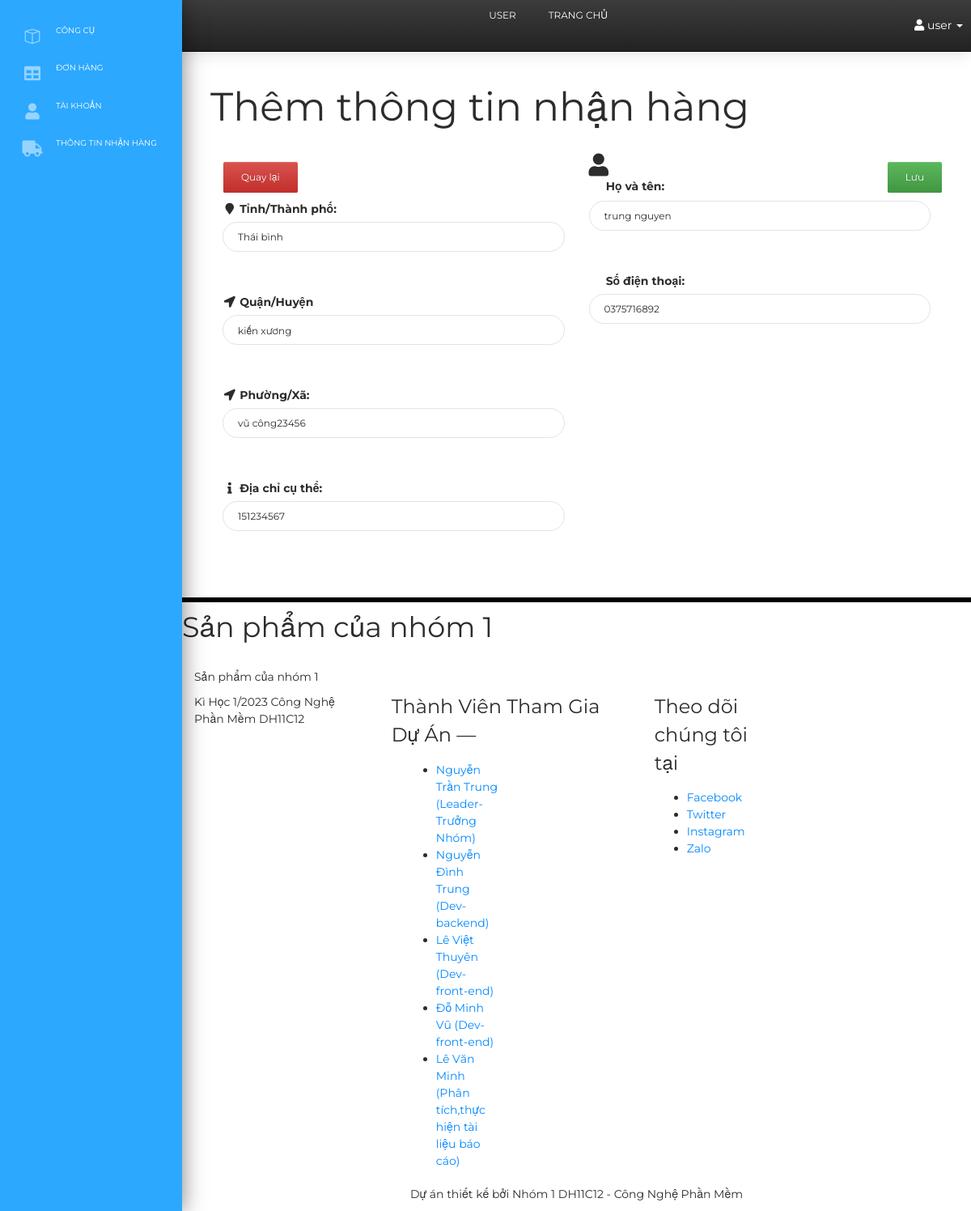
Page /public_user/user/index_user.php?edit_address&id=1 (signed in) on the committed database.
### tables this page shows
CREATE TABLE `address` (
  `id` int(11) NOT NULL,
  `username` varchar(255) NOT NULL,
  `fullname` varchar(50) NOT NULL,
  `phone` varchar(50) NOT NULL,
  `province` varchar(50) NOT NULL,
  `district` varchar(50) NOT NULL,
  `ward` varchar(50) NOT NULL,
  `address` varchar(170) NOT NULL
);

### kresources/functions.php (called while the page is built, shortened)
<?php require_once('config.php');
use PHPMailer\PHPMailer\Exception; ?>
<?php
function query($sql)
{
    global $connection;
    return mysqli_query($connection, $sql);
}
function escape_string($string)
{
    global $connection;
    return mysqli_real_escape_string($connection, $string);
}
function fetch_array($results)
{
    return mysqli_fetch_array($results);
}
?>

### kresources/ktemplates/backend_user/edit_address.php (the view, shortened to what this page needs)
<?php function extra_name()
{
    if (isset($_GET['id'])) {
        $query = query("SELECT * FROM address WHERE id = " . escape_string($_GET['id']) . "");
        while ($row = fetch_array($query)) {
            $fullname = escape_string($row['fullname']);
            return $fullname;
        }
    }
}
function extra_phone()
{
    if (isset($_GET['id'])) {
        $query = query("SELECT * FROM address WHERE id = " . escape_string($_GET['id']) . "");
        while ($row = fetch_array($query)) {
            $phone = escape_string($row['phone']);
            return $phone;
        }
    }
}
function extra_province()
{
    if (isset($_GET['id'])) {
        $query = query("SELECT * FROM address WHERE id = " . escape_string($_GET['id']) . "");
        while ($row = fetch_array($query)) {
            $province = escape_string($row['province']);
            return $province;
        }
    }
}
function extra_district()
{
    if (isset($_GET['id'])) {
        $query = query("SELECT * FROM address WHERE id = " . escape_string($_GET['id']) . "");
        while ($row = fetch_array($query)) {
            $district = escape_string($row['district']);
            return $district;
        }
    }
}
function extra_ward()
{
    if (isset($_GET['id'])) {
        $query = query("SELECT * FROM address WHERE id = " . escape_string($_GET['id']) . "");
        while ($row = fetch_array($query)) {
            $ward = escape_string($row['ward']);
            return $ward;
        }
    }
}
function extra_address()
{
    if (isset($_GET['id'])) {
        $query = query("SELECT * FROM address WHERE id = " . escape_string($_GET['id']) . "");
        while ($row = fetch_array($query)) {
            $address = escape_string($row['address']);
            return $address;
        }
    }
}
?>
<h1 class="">
    Thêm thông tin nhận hàng
</h1>
<form action="" method="post" enctype="multipart/form-data">
    <div class="col-md-6">
    <a id="user-id" class="btn btn-danger" href="index_user.php?address">Quay lại<br /></a>
        <div class="form-group">
            <label class="fa fa-fw fa-map-marker"></label>
            <label for="province">Tỉnh/Thành phố:</label><br />
            <input type="text" id="province" name="province" class="form-control"
                value="<?php echo extra_province(); ?>"><br><br>
        </div>
        <div class="form-group">
            <label class="fa fa-fw fa-location-arrow"></label>
            <label for="district">Quận/Huyện</label><br />
            <input type="text" id="district" name="district" class="form-control"
                value="<?php echo extra_district(); ?>"><br><br>
        </div>
        <div class="form-group">
            <label class="fa fa-fw fa-location-arrow"></label>
            <label for="ward">Phường/Xã:</label><br />
            <input type="text" id="ward" name="ward" class="form-control" value="<?php echo extra_ward(); ?>"><br><br>
        </div>
        <div class="form-group">
            <label class="fa fa-fw fa-info"></label>
            <label for="address">Địa chỉ cụ thể:</label><br />
            <input type="text" id="address" name="address" class="form-control"
                value="<?php echo extra_address(); ?>"><br><br>
        </div>
    </div>
    <div class="col-md-6  ">
        <div class="nav navbar-right">
            <input type="submit" name="update_address" class="btn btn-success " value="Lưu">
        </div>
        <div class="user_image_box">
            <span id="user_admin" class='fa fa-user fa-2x'></span>
        </div>
        <div class="form-group">
            <label class="fa fa-fw fa-github-alt"></label>
            <label for="fullname">Họ và tên:</label><br />
            <input type="text" id="fullname" name="fullname" class="form-control"
                value="<?php echo extra_name(); ?>"><br><br>
        </div>
        <div class="form-group">
            <label for="phone">Số điện thoại:</label><br />
            <input type="text" id="phone" name="phone" class="form-control"
                value="<?php echo extra_phone(); ?>"><br><br>
        </div>
    </div>
</form>

### public_user/user/css/sb-admin.css (style rules this page uses)
body { margin-top: 100px; background-color: #222; }
@media (min-width:768px) { body { margin-top: 50px; } }

### rows in the picture
address: province "Thái bình", district "kiến xương", ward "vũ công23456", address "151234567", fullname "trung nguyen", phone "0375716892"

### other values in the picture
user_name() "user"
